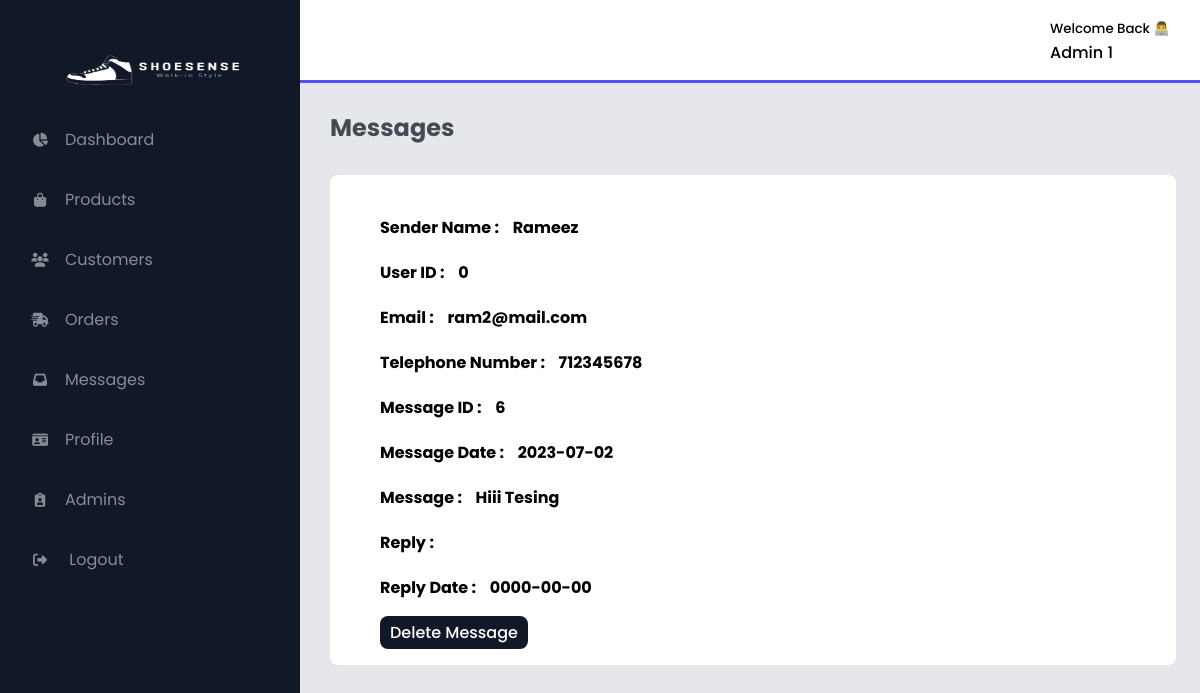
The page /admin/message_details.php?submit=6 (signed in) on the database its author committed.
### tables this page shows
CREATE TABLE `messages` (
  `m_ID` int(100) NOT NULL,
  `user_id` int(100) NOT NULL,
  `sender_name` varchar(100) NOT NULL,
  `sender_email` varchar(255) NOT NULL,
  `sender_phoneNo` int(10) NOT NULL,
  `message` varchar(1000) NOT NULL,
  `message_date` date NOT NULL,
  `reply` varchar(1000) NOT NULL,
  `reply_time` date NOT NULL
);

### admin/message_details.php (the view, shortened to what this page needs)
<?php
include '../components/connect.php';
?>
<!DOCTYPE html>
<html lang="en">
<head>
    <link rel="stylesheet" href="../admin/CSS/admin_style.css">
    <link rel="stylesheet" href="../admin/CSS/manageproducts.css">
    <link rel="stylesheet" href="../admin/CSS/messages.css">
    <link href="https://cdn.jsdelivr.net/npm/remixicon@2.2.0/fonts/remixicon.css" rel="stylesheet">
    <link rel="stylesheet" href="https://cdnjs.cloudflare.com/ajax/libs/font-awesome/6.1.1/css/all.min.css">
</head>
<body>
<?php include 'menu.php';?>
<section id="interface">
    <?php include 'navsection.php';?>
    <h3 class="i-messageheading">Messages </h3>
    <div class="board  messages">
        <div class="message-details">
            <?php
         if(isset($_GET['submit'])) {
            $update_id = $_GET['submit'];
            $select_orders = $conn->prepare("SELECT * FROM `messages` WHERE m_ID = ?");
            $select_orders->execute([$update_id]);
            if($select_orders->rowCount() > 0){
                while($fetch_messages = $select_orders->fetch(PDO::FETCH_ASSOC)){
            ?>
                <h4>Sender Name :&nbsp &nbsp <?= $fetch_messages['sender_name']; ?></h4>
                <h4>User ID :&nbsp &nbsp <?= $fetch_messages['user_id']; ?></h4>
                <h4>Email :&nbsp &nbsp <?= $fetch_messages['sender_email']; ?></h4>
                <h4>Telephone Number :&nbsp &nbsp <?= $fetch_messages['sender_phoneNo']; ?></h4>
                <h4>Message ID :&nbsp &nbsp <?= $fetch_messages['m_ID']; ?></h4>
                <h4>Message Date :&nbsp &nbsp <?= $fetch_messages['message_date']; ?></h4>
                <h4>Message :&nbsp &nbsp <?= $fetch_messages['message']; ?></h4>
                <h4>Reply :&nbsp &nbsp <?= $fetch_messages['reply']; ?></h4>
                <h4>Reply Date :&nbsp &nbsp <?= $fetch_messages['reply_time']; ?></h4>
                <a href="message_details.php?delete=<?=$fetch_messages['m_ID'];?>" onclick="return confirm('Delete this Messages?');" class="btn">Delete Message</a>
                <?php
            }
            }else{
                echo '<p class="empty_message">you have no messages</p>';
            }
        }
            ?>
        </div>
    </div>
</section>
</body>
</html>

### admin/navsection.php (shortened to what this page needs)
<?php
include '../components/connect.php';
?>
<!DOCTYPE html>
<html lang="en">
<head>
    <link rel="stylesheet" href="../admin/CSS/admin_style.css">
    <link rel="stylesheet" href="../admin/CSS/manageproducts.css">
    <link href="https://cdn.jsdelivr.net/npm/remixicon@2.2.0/fonts/remixicon.css" rel="stylesheet">
</head>
<body>
        <div class="navigation">
            <div class="profile">
            <?php
            $select_profile = $conn->prepare("SELECT * FROM `admin` WHERE admin_ID = ?");
            $select_profile->execute([$admin_id]);
            if($select_profile->rowCount() > 0){
            $fetch_profile = $select_profile->fetch(PDO::FETCH_ASSOC);
            ?>
                <p>
                    <small> Welcome Back 👨‍💻 </small><br>
                    <?= $fetch_profile['admin_Name']; ?>
                </p>
            </div>
            <?php
            }
            ?>
        </div>
</body>
</html>

### admin/CSS/admin_style.css (style rules this page uses)
* { margin: 0; padding: 0; box-sizing: border-box; font-family: 'Poppins',sans-serif; }
body { width: 100%; background: #E5E7EB; position: relative; display: flex; }
.btn { padding: 5px 10px 5px 10px; border-radius: 8px; border: none; font-weight: 500; font-size: 16px; background: #111827; color: #fff; margin: 10px 10px 10px 30px; text-decoration: none; }
#interface { width: calc(100% - 300px); margin-left: 300px; position: relative; }
#interface .navigation { display: flex; align-items: center; justify-content: space-between; background: #fff; padding: 15px 30px; border-bottom: 3px solid #594ef7; position: fixed; width: calc(100% - 300px); }
#interface .navigation .profile { display: flex; justify-content: flex-start; align-items: center; }
#interface .navigation .profile p { font-size: 16px; font-weight: 500; }
.board { width: 94%; margin: 50px 0 30px 30px; overflow: auto; background: #fff; border-radius: 8px; }

### admin/CSS/messages.css (style rules this page uses)
#interface .i-messageheading { color: #444a53; padding: 30px 30px 0 30px; font-size: 24px; font-weight: 700; margin-top: 10vh; }
#interface .messages { margin-top: 30px; }
#interface .board .message-details { overflow: hidden; padding: 20px; }
.message-details h4 { margin: 20px 30px; }

### rows shown on the page
messages: sender_name "Rameez", user "0", sender_email "ram2@mail.com", sender_phoneNo "712345678", m_ID "6", message_date "2023-07-02", message "Hiii Tesing", reply_time "0000-00-00"

### other values the page prints
$fetch_profile['admin_Name'] "Admin 1"
